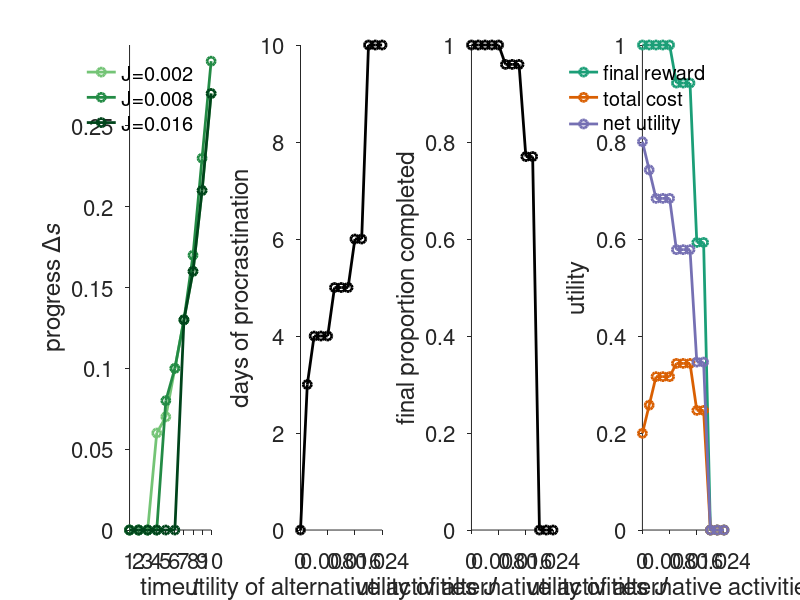

Reproduce this figure in MATLAB.
close all;
clear
%% Prepare figures

% Default settings
set(0,'DefaultLineLineWidth',2);
set(0,'DefaultAxesFontSize',16);

%%%%%%%% first run DelayedRewardDistractor.m code  
%%%%%%% parameter set as follows: deltas = 0.01; k=1;
%uvec=0:0.002:0.024;eta=7; lambda=3;alpha=1; beta=2;gamma = 0.6; T = 10;

load('J.mat')

figure
%% plot two examples of time course curve of progress 
subplot(1,4,1)
greencolor = [161,217,155;116,196,118;65,171,93;35,139,69;0,109,44;0,68,27]/255;

plot(1:T,WithoptActSeqMatrix(:,2),'o-','Color',greencolor(2,:));
hold on
plot(1:T,WithoptActSeqMatrix(:,5),'o-','Color',greencolor(4,:));
hold on
plot(1:T,WithoptActSeqMatrix(:,9),'o-','Color',greencolor(6,:));
hold off

legend('J=0.002','J=0.008','J=0.016','Interpreter','tex')
xlabel('time \itt','Interpreter','tex')
ylabel('progress \Delta\its','Interpreter','tex')
legend boxoff
xlim([1,10])
xticks(1:2:T)
ylim([0 0.3])
set(gca, 'XTick', 1:10);
box off
set(gca,'TickDir','out');

%% days of procrastination
subplot(1,4,2)
numberzero = nan(1,length(uvec));
for alphaIdx = 1:length(uvec)
    numberzero(alphaIdx)= nnz(~WithoptActSeqMatrix(:,alphaIdx));
end
plot(uvec,numberzero,'ko-')
xlabel('utility of alternative activities \itJ','Interpreter','tex')
ylabel('days of procrastination')
ylim([0 T])
xticks(uvec(1:4:end))
xlim([uvec(1),uvec(end)])
box off
set(gca,'TickDir','out');

%% final proportional completed
subplot(1,4,3)
plot(uvec,finalprop,'ko-');
xlabel('utility of alternative activities \itJ','Interpreter','tex')
ylabel('final proportion completed')
ylim([0 1])
xlim([uvec(1),uvec(end)])
xticks(uvec(1:4:end))
box off
set(gca,'TickDir','out');

%% plot the total cost
subplot(1,4,4)
threecolor = [27,158,119;217,95,2;117,112,179]/255;
plot(uvec,U_task_with,'o-','Color',threecolor(1,:))
hold on
plot(uvec,cost_with,'o-','Color',threecolor(2,:));
hold on
plot(uvec,Utotal_with,'o-','Color',threecolor(3,:))
legend('final reward','total cost','net utility')
legend boxoff
xlabel('utility of alternative activities \itJ','Interpreter','tex')
ylabel('utility')
ylim([0 1])
set(gca, 'XTick', uvec(1:4:end));
xlim([uvec(1),uvec(end)])
box off
set(gca,'TickDir','out');

x0=10;
y0=10;
width=1200;
height=250;
set(gcf,'position',[x0,y0,width,height])

% %% plot the U_net
% subplot(1,4,4)
% plot(uvec,Utotal_with,'ko-');
% 
% xlabel('utility of alternative activities','Interpreter','tex')
% 
% ylabel('net utility')
% ylim([0 1])
% set(gca, 'XTick', uvec(1:4:end));
% xlim([uvec(1),uvec(end)])
